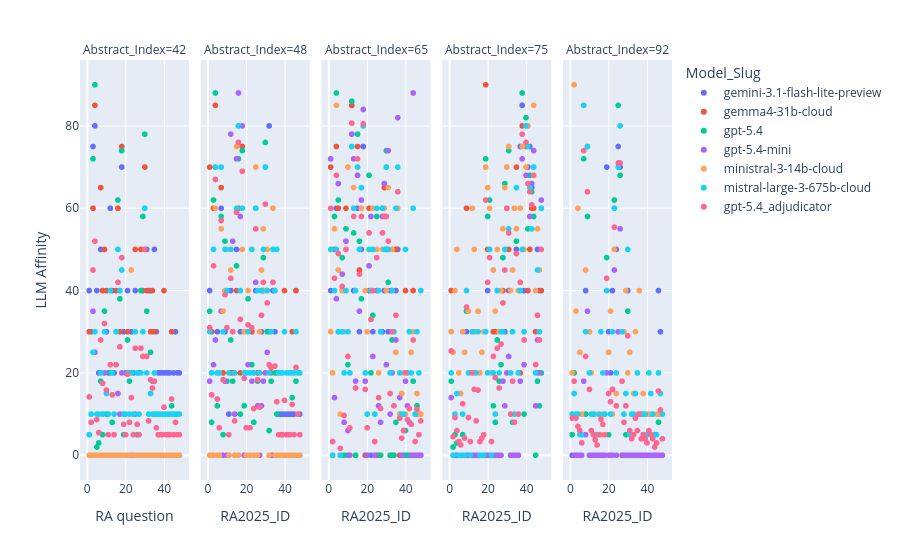

The code cell stored with this chart in its notebook:
### Code cell
top_ra_disaggrement_ids = (ra_adjudication_df[ra_adjudication_df['agreement_mean']<1]).nlargest(5, 'Affinity_Range')['Abstract_Index']
fig = px.scatter(#prp_df[prp_df['Abstract_Index'].isin([1,8,20,19])]
    ra_df[ra_df['Abstract_Index'].isin(top_ra_disaggrement_ids)],
    # ra_df,
    x='RA2025_ID',
    y='LLM_Affinity',
    color='Model_Slug',
    facet_col = 'Abstract_Index',
    # points='all',
    hover_data = 'Model_Slug',
    # facet_row='PRP_Name',
    # color = 'PRP_Name',
    # title=f'RA Affinity Distribution by Abstract'
 )
fig.update_layout(xaxis_title='RA question', yaxis_title='LLM Affinity')
# fig.update_xaxes(tickangle=45)
fig.show()
